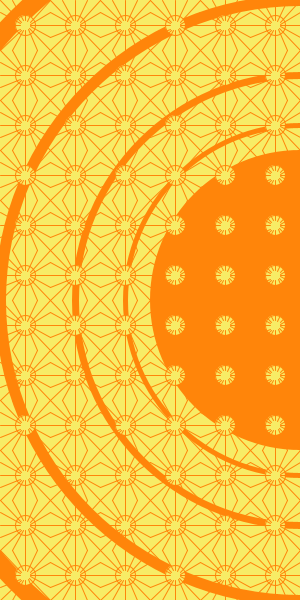
Frame 1 (no input)
Frame 60 (the mouse pressed at the canvas centre just before this capture): identical to frame 1, image omitted
Frame 120 (the mouse held since frame 60 and released just before this capture): identical to frame 1, image omitted

The Processing sketch that drew this single still picture (run headless with seeded random() and noise(); from frame 60 on, the mouse is pressed at the canvas centre):

// Processing sketch: processing_24232
// ── processing_24232.pde


int patternSeperationX = 50;
int patternSeperationY = 50;

void setup(){
  size(300,600);
  smooth();
  background(247,236,102);
    fill(255,133,10);
    noStroke();
    ellipse(300,300,300,300);
    stroke(255,133,10);
    strokeWeight(5);
    //line(299,0,299,250);
    //line(100,0,260,200);
   // line(0,155,255,280);
   // line(0,300,250,300);
    //line(0,465,255,320);
    //line(260,400,100,600);
    //line(299,600,299,350);
   noFill();
   ellipse(300,300,350,350);
    strokeWeight(7);
    ellipse(300,300,450,450);
    strokeWeight(11);
    ellipse(300,300,600,600);
    strokeWeight(19);
    ellipse(300,300,800,800);
    strokeWeight(1);
    for(int i = 0; i < width/patternSeperationX; i++){
      for(int j = 0; j < height/patternSeperationY; j++){
        pushMatrix();
        translate(i*patternSeperationX, j*patternSeperationY);
        yourFunction();
        popMatrix();
      }
  }
   
}
 
 
 void draw()
 {
 }
 
 void yourFunction(){
   stroke(255,133,10);
   fill(247,236,102);
   ellipse (25,25,20,20);
   line(0,0,21,22);
   line(12.5,0,23,20);
   line(25,0,25,20);
   line(37.5,0,27,21);
   line(50,0,30,22);
   line(30,24,50,12.5);
   line(30,25,50,25);
   line(30,26,50,37.5);
   line(29,28,50,50);
   line(28,29,37.5,50);
   line(25,30,25,50);
   line(23,30,12.5,50);
   line(0,50,21,30);
   line(20,29,0,37.5);
   line(0,25,20,25);
   line(0,12.5,20,23);
   
   
   
 }
   
